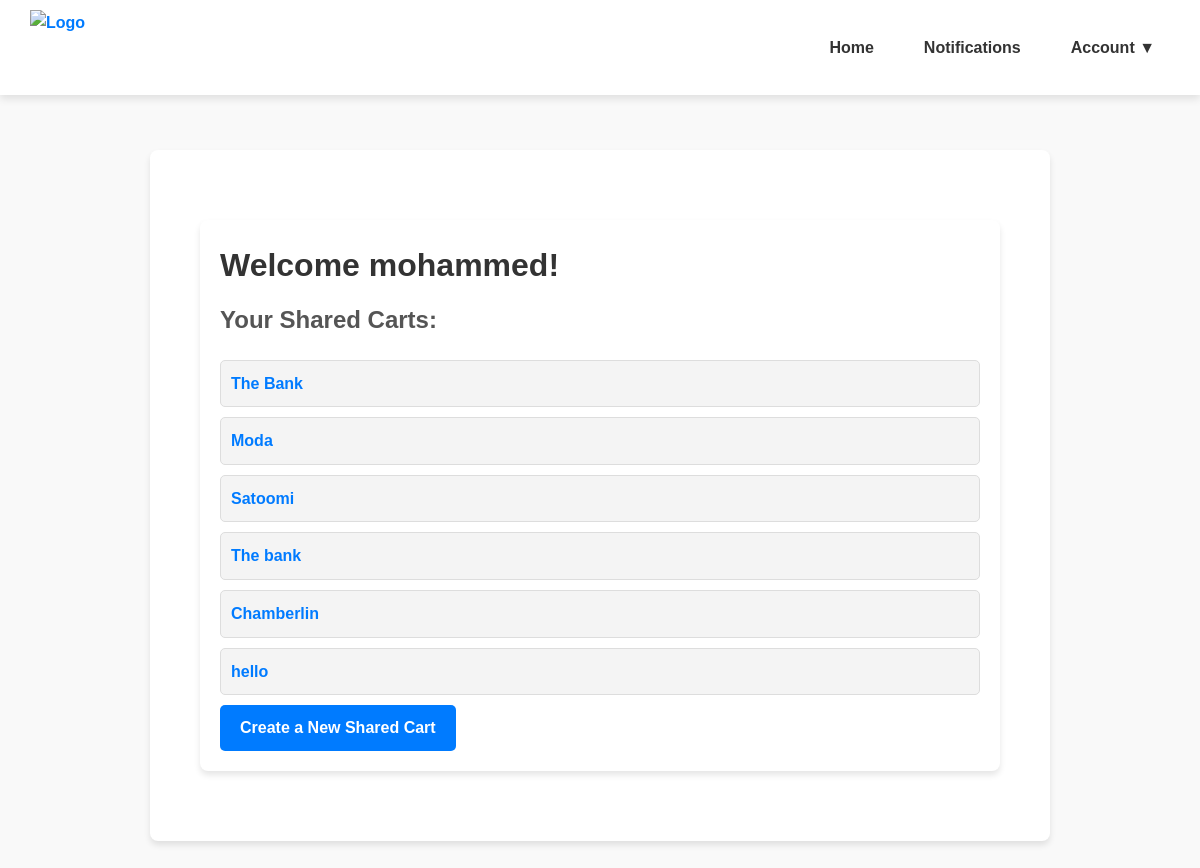
Screenshot of / (signed in) with the database file from the repository.
### main/models.py (models this page shows, shortened)
class SharedCart(models.Model):
    name = models.CharField(max_length=100)
    users = models.ManyToManyField(User, related_name='shared_carts')

### main/views.py (the view)
# urls.py: 2. Add a URL to urlpatterns:  path('', views.home, name='home')
@login_required
def home(request):
    shared_carts = request.user.shared_carts.all()
    context = {
        'shared_carts': shared_carts,
    }
    return render(request, 'home.html', context)

### templates/home.html (shortened to what this page needs)
{% extends 'base.html' %}
{% block content %}
<div class="container">
    <h1>Welcome {{ user.username }}!</h1>
    <h2>Your Shared Carts:</h2>
    {% if shared_carts %}
        <ul>
            {% for cart in shared_carts %}
                <li>
                    <a href="{% url 'shared_cart' cart.id %}">{{ cart.name }}</a>
                </li>
            {% endfor %}
        </ul>
    {% else %}
        <p>You are not part of any shared carts.</p>
    {% endif %}
    <a href="{% url 'create_cart' %}" class="btn-create">Create a New Shared Cart</a>
</div>
{% endblock %}

### templates/base.html (style rules this page uses)
* { margin: 0; padding: 0; box-sizing: border-box; outline: none; }
body { font-family: 'Arial', sans-serif; background-color: #f9f9f9; color: #333; line-height: 1.6; }
a { text-decoration: none; color: inherit; }

### templates/home.html (style rules this page uses)
.container { max-width: 800px; margin: 50px auto; padding: 20px; background: #fff; border-radius: 8px; box-shadow: 0 4px 6px rgba(0, 0, 0, 0.1); }
h1 { font-size: 2em; margin-bottom: 10px; color: #333; }
h2 { font-size: 1.5em; margin-bottom: 20px; color: #555; }
ul { list-style-type: none; padding: 0; }
li { margin: 10px 0; background: #f4f4f4; border: 1px solid #ddd; border-radius: 5px; padding: 10px; transition: transform 0.2s ease; }
a { text-decoration: none; color: #007bff; font-weight: bold; }
.btn-create { display: inline-block; padding: 10px 20px; font-size: 1em; color: white; background: #007bff; border: none; border-radius: 5px; text-decoration: none; cursor: pointer; transition: background 0.3s ease, color 0.3s ease; }

### rows the page displays
SharedCart: name "The Bank"
SharedCart: name "Moda"
SharedCart: name "Satoomi"
SharedCart: name "The bank"
SharedCart: name "Chamberlin"
SharedCart: name "hello"

### other values shown
{{ user.username }} "mohammed"
